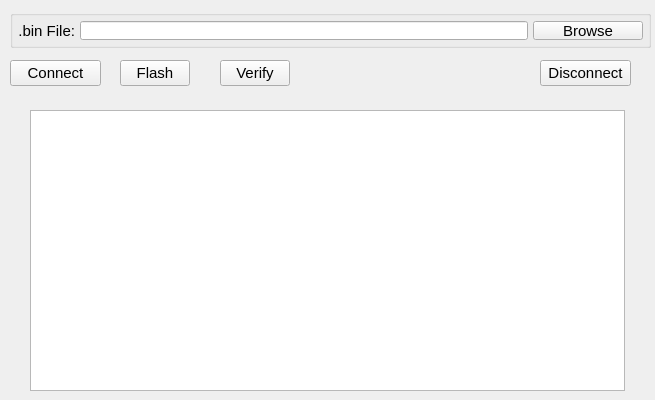
<?xml version="1.0" encoding="UTF-8"?>
<ui version="4.0">
 <class>bootloader_window</class>
 <widget class="QWidget" name="bootloader_window">
  <property name="geometry">
   <rect>
    <x>0</x>
    <y>0</y>
    <width>655</width>
    <height>400</height>
   </rect>
  </property>
  <property name="windowTitle">
   <string>Form</string>
  </property>
  <widget class="QToolButton" name="btn_boot_mode">
   <property name="geometry">
    <rect>
     <x>10</x>
     <y>60</y>
     <width>91</width>
     <height>26</height>
    </rect>
   </property>
   <property name="minimumSize">
    <size>
     <width>0</width>
     <height>0</height>
    </size>
   </property>
   <property name="font">
    <font>
     <pointsize>11</pointsize>
    </font>
   </property>
   <property name="styleSheet">
    <string notr="true"/>
   </property>
   <property name="text">
    <string>Connect</string>
   </property>
   <property name="autoRaise">
    <bool>false</bool>
   </property>
  </widget>
  <widget class="QToolButton" name="btn_flash">
   <property name="geometry">
    <rect>
     <x>120</x>
     <y>60</y>
     <width>70</width>
     <height>26</height>
    </rect>
   </property>
   <property name="minimumSize">
    <size>
     <width>0</width>
     <height>0</height>
    </size>
   </property>
   <property name="font">
    <font>
     <pointsize>11</pointsize>
    </font>
   </property>
   <property name="styleSheet">
    <string notr="true"/>
   </property>
   <property name="text">
    <string>Flash</string>
   </property>
   <property name="autoRaise">
    <bool>false</bool>
   </property>
  </widget>
  <widget class="QToolButton" name="btn_verify">
   <property name="geometry">
    <rect>
     <x>220</x>
     <y>60</y>
     <width>70</width>
     <height>26</height>
    </rect>
   </property>
   <property name="minimumSize">
    <size>
     <width>0</width>
     <height>0</height>
    </size>
   </property>
   <property name="font">
    <font>
     <pointsize>11</pointsize>
    </font>
   </property>
   <property name="styleSheet">
    <string notr="true"/>
   </property>
   <property name="text">
    <string>Verify</string>
   </property>
   <property name="autoRaise">
    <bool>false</bool>
   </property>
  </widget>
  <widget class="QGroupBox" name="gb_upper_controls_3">
   <property name="geometry">
    <rect>
     <x>10</x>
     <y>10</y>
     <width>641</width>
     <height>38</height>
    </rect>
   </property>
   <property name="maximumSize">
    <size>
     <width>16777215</width>
     <height>60</height>
    </size>
   </property>
   <property name="title">
    <string/>
   </property>
   <property name="flat">
    <bool>false</bool>
   </property>
   <layout class="QHBoxLayout" name="horizontalLayout_10">
    <property name="spacing">
     <number>5</number>
    </property>
    <property name="leftMargin">
     <number>5</number>
    </property>
    <property name="topMargin">
     <number>5</number>
    </property>
    <property name="rightMargin">
     <number>5</number>
    </property>
    <property name="bottomMargin">
     <number>5</number>
    </property>
    <item>
     <widget class="QLabel" name="lbl_folder_3">
      <property name="sizePolicy">
       <sizepolicy hsizetype="Fixed" vsizetype="Preferred">
        <horstretch>0</horstretch>
        <verstretch>0</verstretch>
       </sizepolicy>
      </property>
      <property name="font">
       <font>
        <pointsize>11</pointsize>
       </font>
      </property>
      <property name="text">
       <string>.bin File:</string>
      </property>
      <property name="alignment">
       <set>Qt::AlignmentFlag::AlignRight|Qt::AlignmentFlag::AlignTrailing|Qt::AlignmentFlag::AlignVCenter</set>
      </property>
     </widget>
    </item>
    <item>
     <widget class="QLineEdit" name="bin_file_path">
      <property name="font">
       <font>
        <family>MS Shell Dlg 2</family>
        <pointsize>11</pointsize>
       </font>
      </property>
     </widget>
    </item>
    <item>
     <widget class="QToolButton" name="btn_browse_path">
      <property name="minimumSize">
       <size>
        <width>110</width>
        <height>0</height>
       </size>
      </property>
      <property name="font">
       <font>
        <pointsize>11</pointsize>
       </font>
      </property>
      <property name="styleSheet">
       <string notr="true"/>
      </property>
      <property name="text">
       <string>Browse</string>
      </property>
      <property name="autoRaise">
       <bool>false</bool>
      </property>
     </widget>
    </item>
   </layout>
  </widget>
  <widget class="QTextEdit" name="boot_txt_log">
   <property name="geometry">
    <rect>
     <x>30</x>
     <y>110</y>
     <width>595</width>
     <height>281</height>
    </rect>
   </property>
   <property name="font">
    <font>
     <family>Consolas</family>
     <pointsize>11</pointsize>
    </font>
   </property>
   <property name="readOnly">
    <bool>true</bool>
   </property>
   <property name="html">
    <string>&lt;!DOCTYPE HTML PUBLIC &quot;-//W3C//DTD HTML 4.0//EN&quot; &quot;http://www.w3.org/TR/REC-html40/strict.dtd&quot;&gt;
&lt;html&gt;&lt;head&gt;&lt;meta name=&quot;qrichtext&quot; content=&quot;1&quot; /&gt;&lt;meta charset=&quot;utf-8&quot; /&gt;&lt;style type=&quot;text/css&quot;&gt;
p, li { white-space: pre-wrap; }
hr { height: 1px; border-width: 0; }
li.unchecked::marker { content: &quot;\2610&quot;; }
li.checked::marker { content: &quot;\2612&quot;; }
&lt;/style&gt;&lt;/head&gt;&lt;body style=&quot; font-family:'Consolas'; font-size:11pt; font-weight:400; font-style:normal;&quot;&gt;
&lt;p style=&quot;-qt-paragraph-type:empty; margin-top:0px; margin-bottom:0px; margin-left:0px; margin-right:0px; -qt-block-indent:0; text-indent:0px;&quot;&gt;&lt;br /&gt;&lt;/p&gt;&lt;/body&gt;&lt;/html&gt;</string>
   </property>
  </widget>
  <widget class="QToolButton" name="btn_bl_disconnect">
   <property name="geometry">
    <rect>
     <x>540</x>
     <y>60</y>
     <width>91</width>
     <height>26</height>
    </rect>
   </property>
   <property name="minimumSize">
    <size>
     <width>0</width>
     <height>0</height>
    </size>
   </property>
   <property name="font">
    <font>
     <pointsize>11</pointsize>
    </font>
   </property>
   <property name="styleSheet">
    <string notr="true"/>
   </property>
   <property name="text">
    <string>Disconnect</string>
   </property>
   <property name="autoRaise">
    <bool>false</bool>
   </property>
  </widget>
 </widget>
 <resources/>
 <connections/>
</ui>
